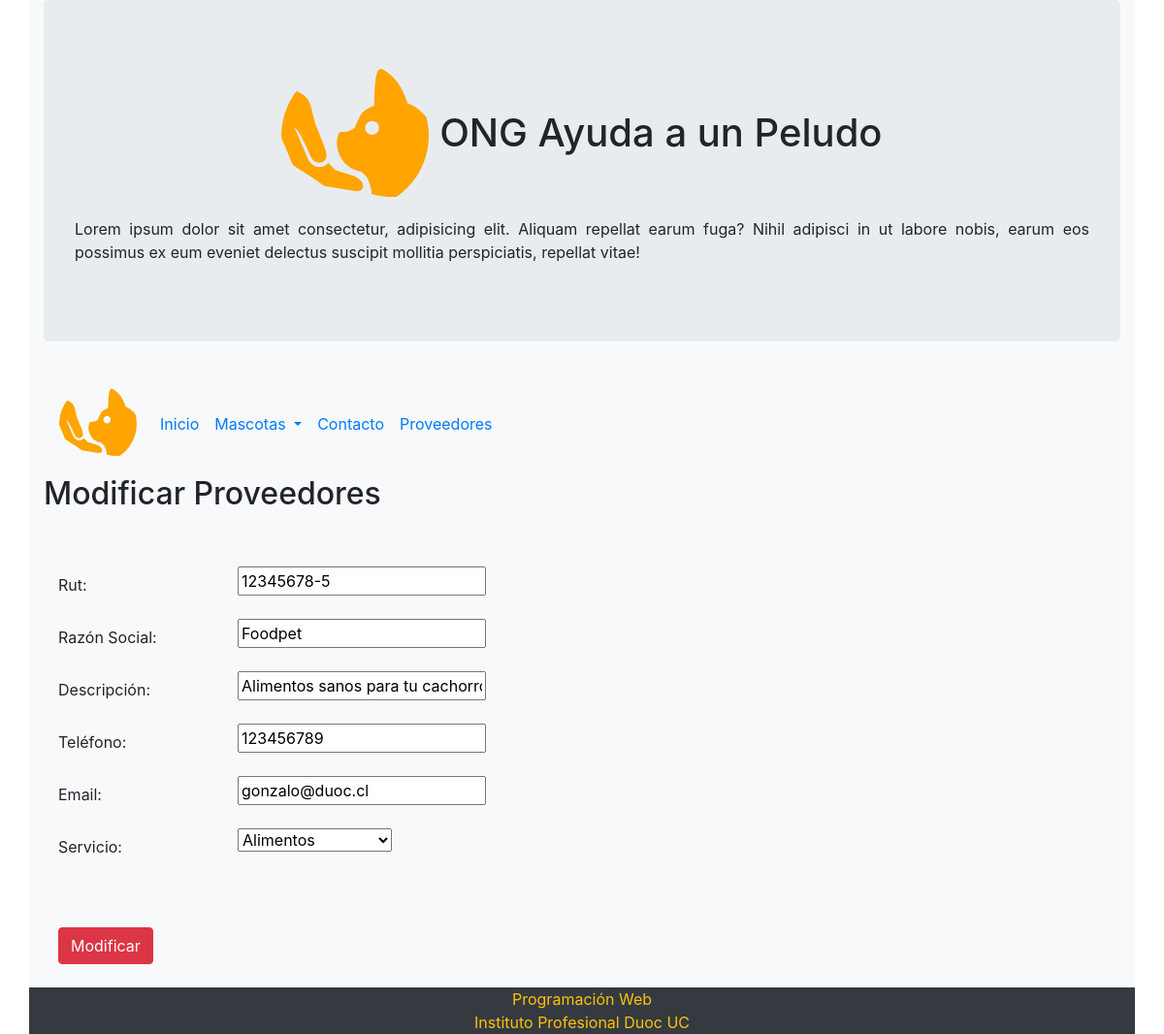
Page /modificar/3 on the earlier database version.
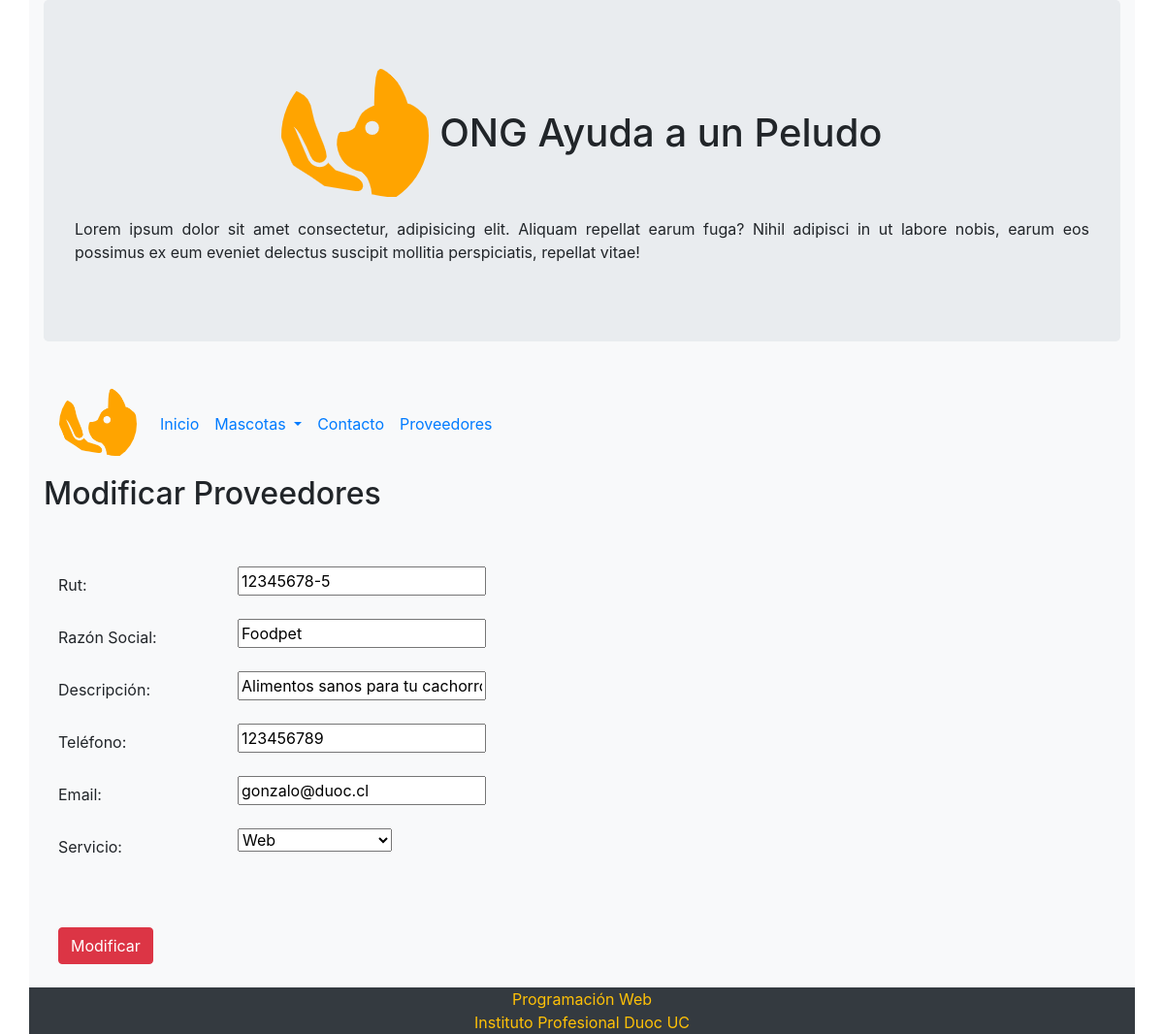
Same page on the later database version.
### core/models.py (models this page shows, shortened)
class Proveedor(models.Model):
    rut=models.CharField(max_length=20)
    razon_social=models.CharField(max_length=50)
    descripcion=models.CharField(max_length=100)
    telefono=models.CharField(max_length=15)
    email=models.CharField(max_length=50)
    servicio=models.ForeignKey(Servicio, on_delete=models.CASCADE)

### core/views.py (the view)
# urls.py: path('modificar/<id>', modificar_proveedores , name="modificar"),
def modificar_proveedores(request,id):
    proveedores = get_object_or_404(Proveedor, id=id)
    data = {
        'form': ProveedorForm(instance=proveedores)
    }
    if request.method == 'POST':
        formulario = ProveedorForm(data=request.POST, instance=proveedores)
        if formulario.is_valid():
            formulario.save()
            return redirect(to='core:mensaje')
        data["form"] = formulario
    return render(request, 'core/modificar_proveedor.html', data)

### core/forms.py
class ProveedorForm(forms.ModelForm):
    class Meta:
        model=Proveedor
        fields='__all__'

### core/models.py (called while the page is built)
    def __str__(self):
        return self.nombre_servicio

### core/templates/core/modificar_proveedor.html (shortened to what this page needs)
<!DOCTYPE html>
<html lang="es">
<head>
    {% load static %}
    <link rel="stylesheet" href="https://maxcdn.bootstrapcdn.com/bootstrap/4.5.2/css/bootstrap.min.css">
    <link rel="stylesheet" href="static/css/estilo.css">
    <link href="{% static 'css/estilo_tabla.css' %}" rel="stylesheet" />
</head>
<body>
    <div class="container bg-light d-flex flex-column sticky-footer-wrapper min-vh-100">
        <header class="jumbotron">
            <h1 class="text-center">
                <img src="{% static '/img/logo.png' %}" class="rounded-circle" alt="logo" />
                <span class="text-nowrap">ONG Ayuda a un Peludo</span>
            </h1>
            <p class="text-justify">
                Lorem ipsum dolor sit amet consectetur, adipisicing elit. Aliquam repellat earum fuga? Nihil adipisci in
                ut labore nobis, earum eos possimus ex eum eveniet delectus suscipit mollitia perspiciatis, repellat
                vitae!
            </p>
        </header>
        <nav class="navbar navbar-expand-md bg-light">
            <a class="navbar-brand" href="#">
                <img src="{% static '/img/logo.png' %}" class="rounded-circle" width="80" alt="Logo" />
            </a>
            <ul class="navbar-nav">
                <li class="nav-item active">
                    <a class="nav-link" href="/home/">Inicio</a>
                </li>
                <li class="nav-item dropdown">
                    <a class="nav-link dropdown-toggle" href="#" id="navbardrop" data-toggle="dropdown">
                        Mascotas
                    </a>
                </li>
                <li class="nav-item">
                    <a class="nav-link" href="/contacto/">Contacto</a>
                </li>
                <li class="nav-item">
                    <a class="nav-link" href="/proveedores/">Proveedores</a>
                </li>
            </ul>
        </nav>
        <h2>Modificar Proveedores</h2>
        <br>
        <form action="" method="POST">
            <div class="container">
                <br>
                <div class="form-group row">
                    <label class="col-sm-2 col-form-label">Rut:</label>
                    <div class="col-sm-4">
                        {{form.rut}}
                    </div>
                </div>
                <div class="form-group row">
                    <label class="col-sm-2 col-form-label">Razón Social:</label>
                    <div class="col-sm-4">
                        {{form.razon_social}}
                    </div>
                </div>
                <div class="form-group row">
                    <label class="col-sm-2 col-form-label">Descripción:</label>
                    <div class="col-sm-4">
                        {{form.descripcion}}
                    </div>
                </div>
                <div class="form-group row">
                    <label class="col-sm-2 col-form-label">Teléfono:</label>
                    <div class="col-sm-4">
                        {{form.telefono}}
                    </div>
                </div>
                <div class="form-group row">
                    <label class="col-sm-2 col-form-label">Email:</label>
                    <div class="col-sm-4">
                        {{form.email}}
                    </div>
                </div>
                <div class="form-group row">
                    <label class="col-sm-2 col-form-label">Servicio:</label>
                    <div class="col-sm-4">
                        {{form.servicio}}
                    </div>
                </div>
                <br><br>
                <input type="submit" class="btn btn-danger" value="Modificar" />
            </div>
        </form>
        <br>
        <footer>
            <div class="row bg-dark">
                <div class="col-12 text-center text-warning">
                    Programación Web<br />
                    Instituto Profesional Duoc UC
                </div>
            </div>
        </footer>
    </div>
</body>
</html>

Differences in the rows shown:
changed Proveedor "Foodpet": servicio "Alimentos" → "Web"
